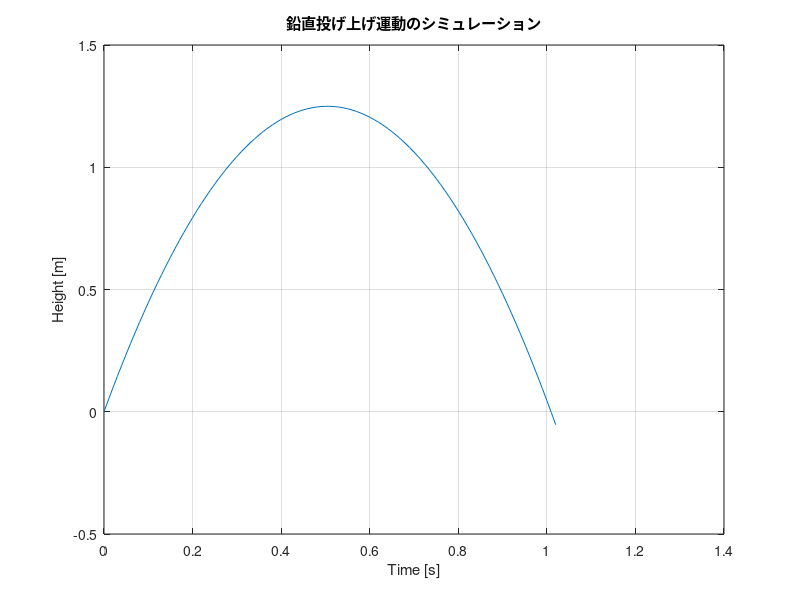

This chart was generated by the following MATLAB code:
clear all;
close all;

% 変数宣言
M = 5.0;     % ボールの重さ（使っていないので削除してもOK）
v0 = 5.0;    % 初速度
y0 = 0.0;    % 初期位置
g = 9.81;    % 重力加速度（G → gに統一）
dt = 0.01;   % 刻み幅
T_end = 2 * v0 / g;
N = round(T_end / dt);  % サンプル数（小数を避ける）

% 初期化（インデックスは1から）
y = zeros(1, N+1);
v = zeros(1, N+1);
T = zeros(1, N+1);

y(1) = y0;
v(1) = v0;
T(1) = 0;

for i = 1:N
    v(i+1) = v(i) - g * dt;
    y(i+1) = y(i) + v(i+1) * dt;
    T(i+1) = T(i) + dt;
end

% プロット
plot(T, y)
xlabel('Time [s]')
ylabel('Height [m]')
title('鉛直投げ上げ運動のシミュレーション')
grid on
